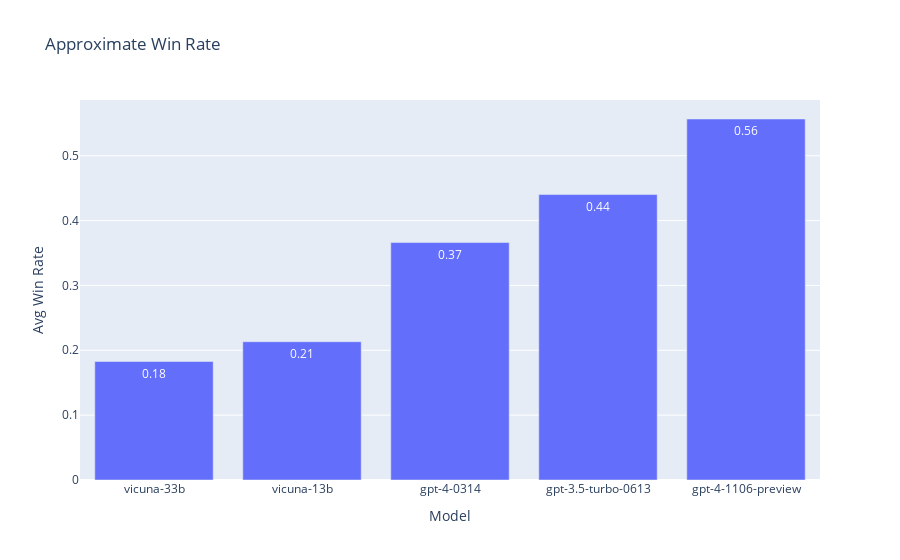

This figure's notebook cell:
### Markdown cell above
Click on `Add Model` and select all of them to upload to your project.


### 4. Make some hypotheses about LLM rankings

Which LLMs align the most with a human voter's preferences?

Note that our pool of models are: `gpt-3.5-turbo-0613`, `gpt-4-0314`, `gpt-4-1106-preview`, `vicuna-13b`, and `vicuna-33b`.

- **Hypothesis 1: Bigger Models Are Better**
   * `gpt-4-*` should outperform `gpt-3.5-turbo-0613`
   * `vicuna-33b` should outperform `vicuna-13b`

- **Hypothesis 2: Models Made by Major Industry Leaders Are Better**
   * Vicuna's models should be closer to the bottom of the leaderboard

- **Hypothesis 3: Newer Models Are Better**
   * `gpt-4-1106-preview` should outperform all the other models since it is the newest in the group

Let's examine what the human votes from the dataset indicate based on win rates over other models.

### Code cell
df = pd.read_csv("lmsys-chatbot-arena/train_subset.csv") # a subset of the original train split

def compute_head_to_head_win_rate(battles):
    a_win = pd.pivot_table(battles[battles['winner_model_a'] == 1], index="model_a", columns="model_b", aggfunc="size", fill_value=0)
    b_win = pd.pivot_table(battles[battles['winner_model_b'] == 1], index="model_a", columns="model_b", aggfunc="size", fill_value=0)
    counts = pd.pivot_table(battles, index="model_a", columns="model_b", aggfunc="size", fill_value=0)
    return ((a_win + b_win.T) / (counts + counts.T)).mean(axis=1).sort_values(ascending=True)

row_beats_col_freq = compute_head_to_head_win_rate(df)
fig = px.bar(row_beats_col_freq, title="Approximate Win Rate", text_auto=".2f")
fig.update_layout(yaxis_title="Avg Win Rate", xaxis_title="Model", showlegend=False)
fig

### Figure 1 — Plotly figure (JSON) as saved in the notebook; plotly's stock layout.template omitted (floating-point values rounded to 4 significant figures)
{"data": [{"alignmentgroup": "True", "hovertemplate": "variable=0<br>model_a=%{x}<br>value=%{y}<extra></extra>", "legendgroup": "0", "marker": {"color": "#636efa", "pattern": {"shape": ""}}, "name": "0", "offsetgroup": "0", "orientation": "v", "showlegend": true, "textposition": "auto", "texttemplate": "%{y:.2f}", "type": "bar", "x": ["vicuna-33b", "vicuna-13b", "gpt-4-0314", "gpt-3.5-turbo-0613", "gpt-4-1106-preview"], "xaxis": "x", "y": [0.1827, 0.2132, 0.3662, 0.4402, 0.5566], "yaxis": "y"}], "layout": {"barmode": "relative", "legend": {"title": {"text": "variable"}, "tracegroupgap": 0}, "showlegend": false, "title": {"text": "Approximate Win Rate"}, "xaxis": {"anchor": "y", "domain": [0, 1], "title": {"text": "Model"}}, "yaxis": {"anchor": "x", "domain": [0, 1], "title": {"text": "Avg Win Rate"}}}}
